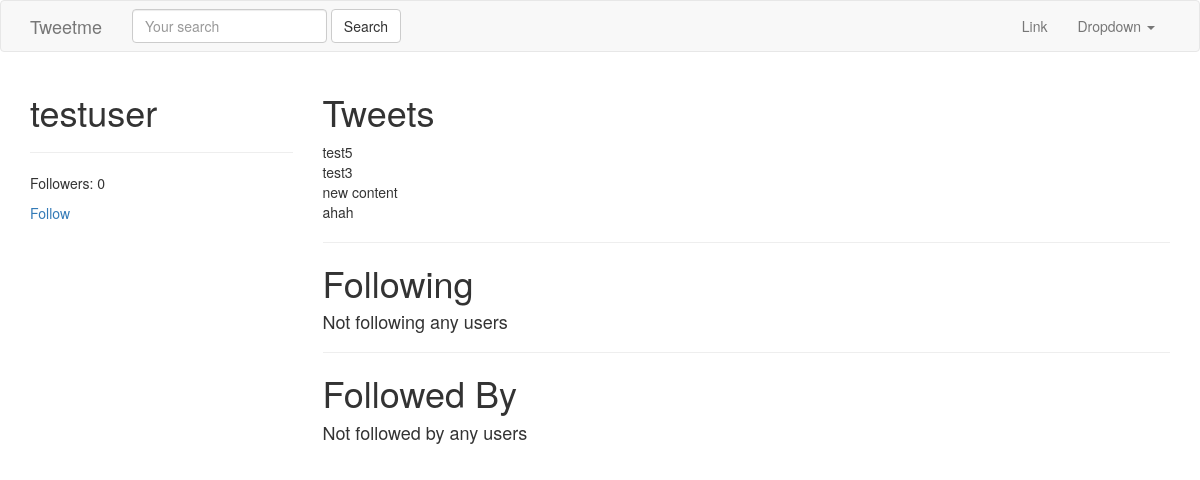
Before: /testuser/ with the older database file.
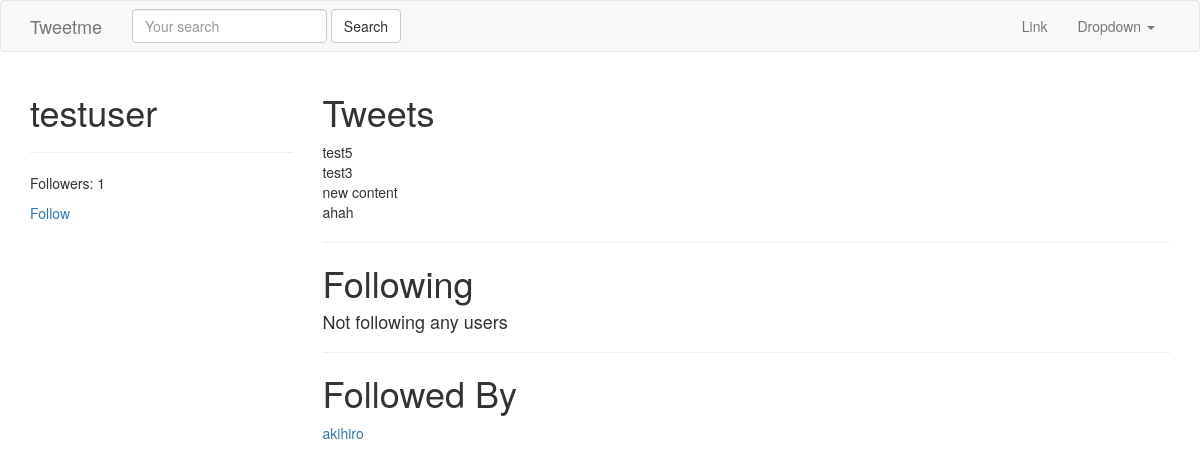
After: the same page with the newer database file.
### tweets/models.py (models this page shows, shortened)
class Tweet(models.Model):
    user = models.ForeignKey(settings.AUTH_USER_MODEL, on_delete=models.CASCADE)
    content = models.CharField(max_length=140, validators=[validate_content])
    updated = models.DateTimeField(auto_now=True)
    timestamp = models.DateTimeField(auto_now_add=True)
    def __str__(self):
        return str(self.content)
    class Meta:
        ordering = ['-timestamp']

### accounts/models.py (models this page shows, shortened)
class UserProfile(models.Model):
    user = models.OneToOneField(settings.AUTH_USER_MODEL, related_name='profile', on_delete=models.CASCADE)
    following = models.ManyToManyField(settings.AUTH_USER_MODEL, related_name='followed_by', blank=True)
    objects = UserProfileManager()

### accounts/views.py (the view)
# urls.py: url(r'^(?P<username>[\w.@+-]+)/$', UserDetailView.as_view(), name='detail'), # /tweet/1/
class UserDetailView(DetailView):
    template_name = 'accounts/user_detail.html'
    queryset = User.objects.all()
    def get_object(self):
        return get_object_or_404(User, username__iexact=self.kwargs.get('username'))

### accounts/models.py (called while the page is built)
    def all(self):
        qs = self.get_queryset().all()
        try:
            if self.instance:
                qs = qs.exclude(user=self.instance)
        except:
            pass
        return qs

### accounts/templates/accounts/user_detail.html
{% extends 'base.html' %}
{% block content %}
<div class="row">
    <div class="col-sm-3 col-xs-12">
        <h1>{{ object.username }}</h1>
        <hr/>
        <p>Followers: {{ object.followed_by.all.count }}</p>
        <p><a href="btn btn-link" href="{% url 'profiles:follow' username=object.username %}">Follow</a></p>
    </div>
    <div class="col-sm-9 col-xs-12">
        <h1>Tweets</h1>
        {% for tweet in object.tweet_set.all %}
          {{ tweet }}<br/>
        {% endfor %}
        <hr/>
        <h1>Following<small>{{ object.profile.following.count }}</small></h1>
        {% for user in object.profile.get_following %}
          <a href="/{{ user.username }}">{{ user.username }}</a><br/>
        {% empty %}
          <h4>Not following any users</h4>
        {% endfor %}
        <hr/>
        <h1>Followed By</h1>
        {% for profile in object.followed_by.all %}
          <a href="/{{ profile.user.username }}">{{ profile.user.username }}</a><br/>
        {% empty %}
          <h4>Not followed by any users</h4>
        {% endfor %}
    </div>
</div>
{% endblock content %}

### templates/base.html (shortened to what this page needs)
{% load static %}
<!DOCTYPE html>
<html lang="en">
  <head>
    <link href="{% static 'css/bootstrap.min.css' %}" rel="stylesheet">
  </head>
  <body>
    {% include "navbar.html" %}
    <div class="container">
        {% block content %}
        {% endblock content %}
    </div>
  </body>
</html>

### templates/navbar.html (shortened to what this page needs)
<nav class="navbar navbar-default">
    <div class="container">
      <div class="navbar-header">
        <a class="navbar-brand" href="{% url 'home' %}">Tweetme</a>
      </div>
      {% include 'tweets/search_form.html' %}
      <div class="collapse navbar-collapse" id="bs-example-navbar-collapse-1">
        <ul class="nav navbar-nav navbar-right">
          <li><a href="#">Link</a></li>
          <li class="dropdown">
            <a href="#" class="dropdown-toggle" data-toggle="dropdown" role="button" aria-haspopup="true" aria-expanded="false">Dropdown <span class="caret"></span></a>
          </li>
        </ul>
      </div>
    </div>
  </nav>

### tweets/templates/tweets/search_form.html
<form id="navbar-search-form" class="navbar-form navbar-left" method="GET" action="{% url 'tweet:list' %}">
    <div class="form-group">
        <input class="form-control" type="text" name="q" placeholder="Your search" value="{{ request.GET.q }}" />
    </div>
    <input class="btn btn-default" type="submit" value="Search" />
</form>

Changed rows visible on the page:
added UserProfile: user.username "akihiro"
Other visible differences:
{{ object.followed_by.all.count }}: "0" → "1"
text no longer shown: "Not followed by any users"
